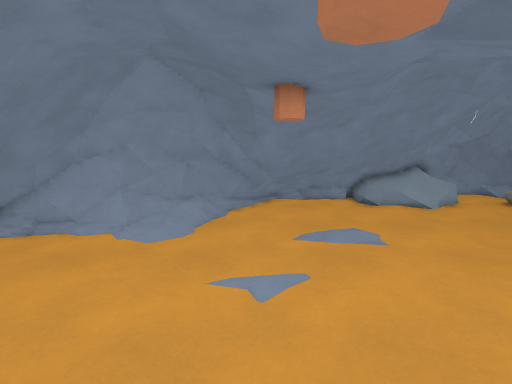
[1] (above)

18 first-person views from a walk through a level from a Godot 3-D game. The camera is 1.5 m above the floor, tilts 8° down and sees 85° across. The floor is counted in squares, 0.5 m on a side. Each view is taken from the middle of a square. On the plan, view 1 faces up. The plan holds only what a view shows up to about 20 squares ahead; the rest is blank. The place goes on beyond the plan.

[2]
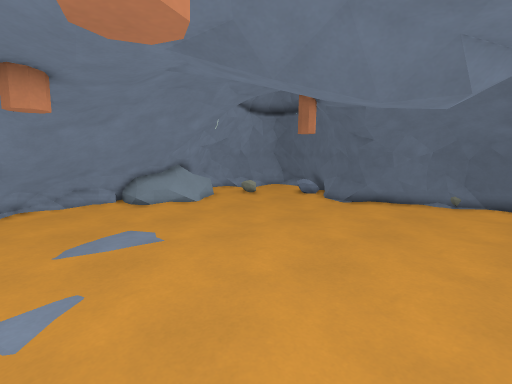

[3]
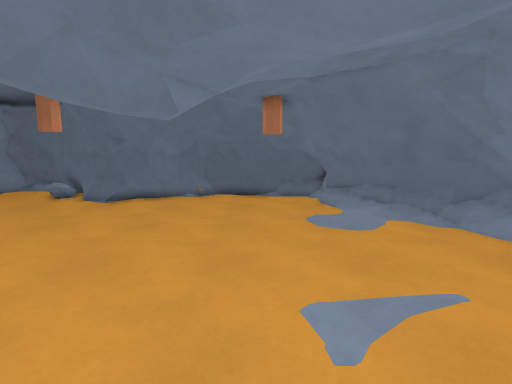

[4]
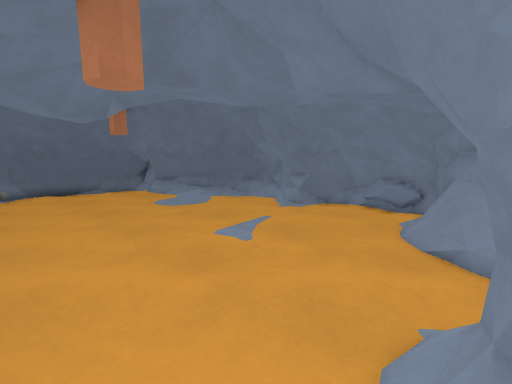

[5]
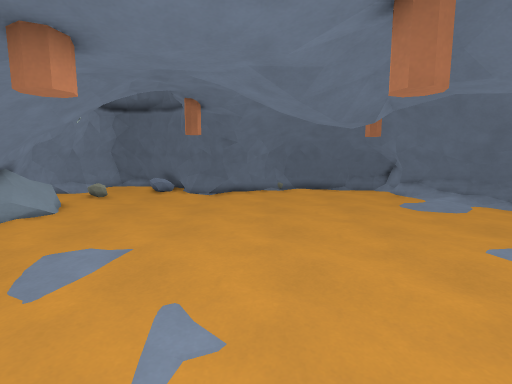

[6]
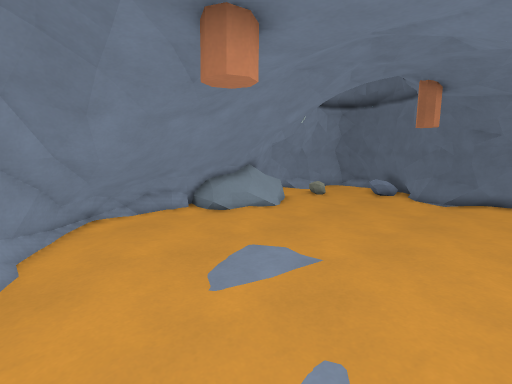

[7]
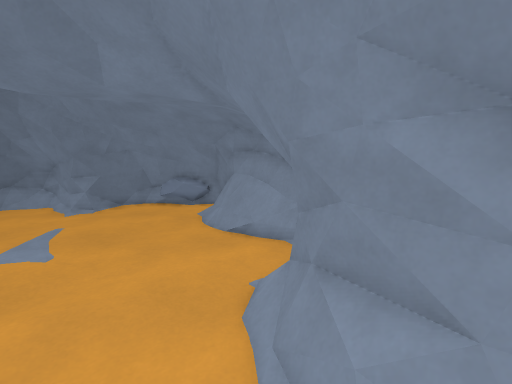

[8]
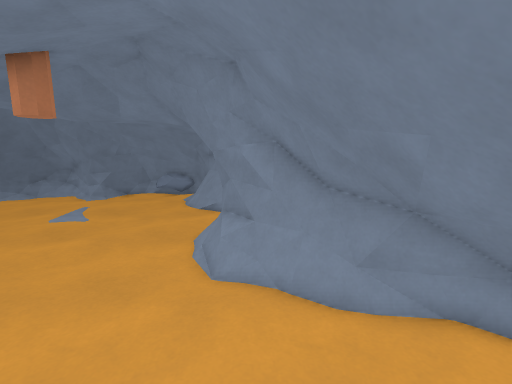

[9]
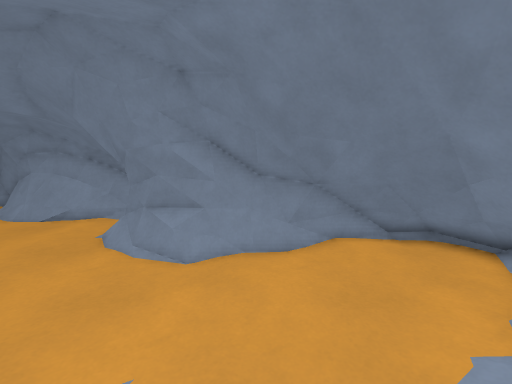

[10]
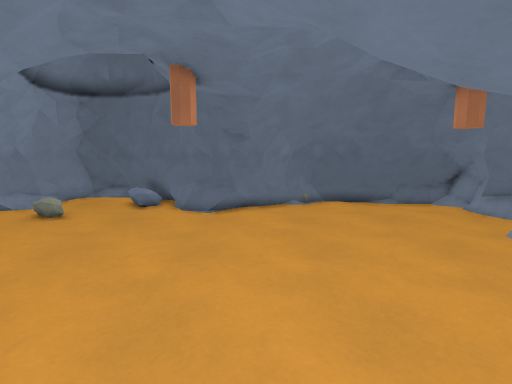

[11]
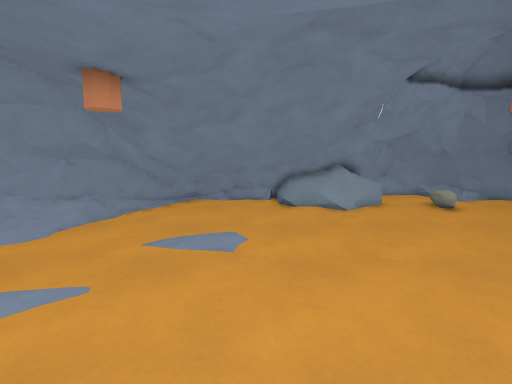

[12]
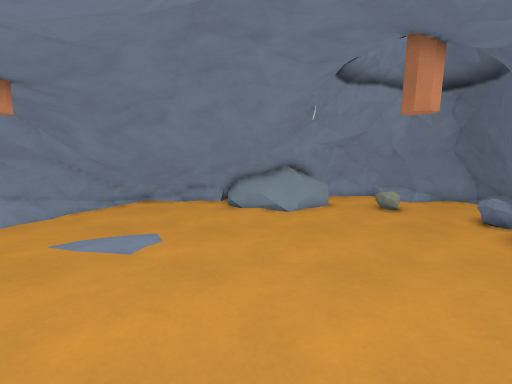

[13]
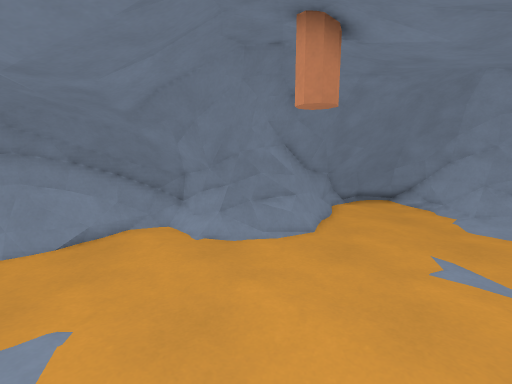

[14]
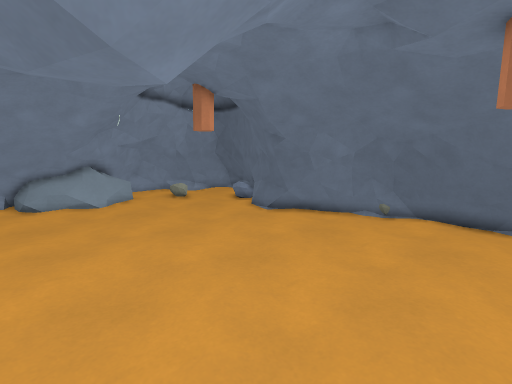

[15]
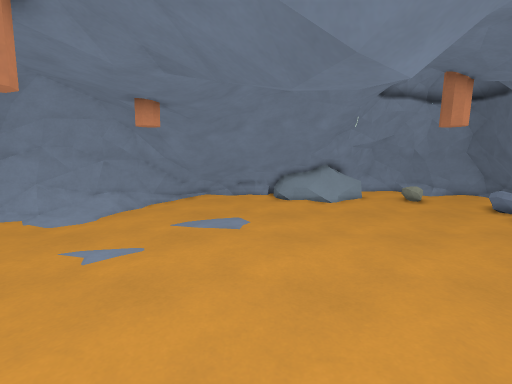

[16]
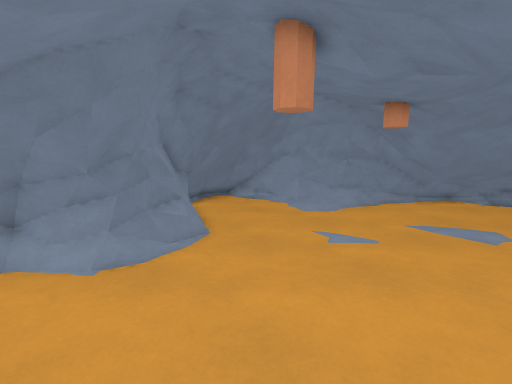

[17]
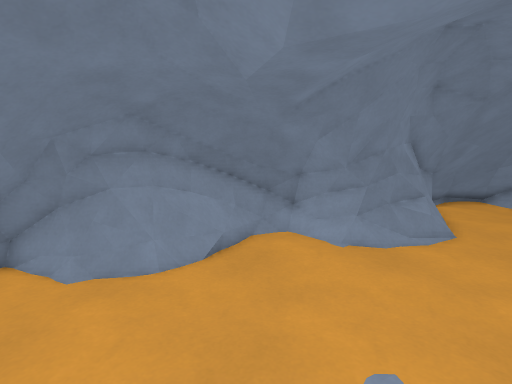

[18]
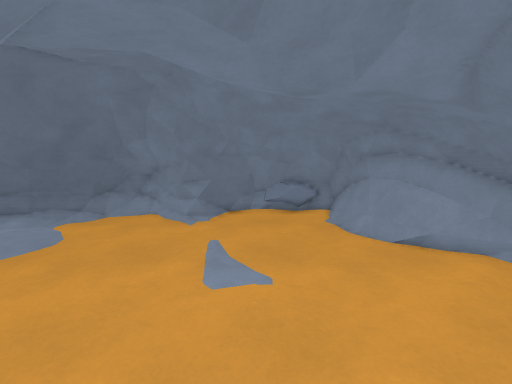

### Floor plan
Key: @ floor where view 1 was taken; # wall or solid block; . floor; / step, stairs or slope; = window, fence, low wall or low ledge; ^ raised ledge; O other object.
Columns run from 10 left of view 1 to 19 right of it. Each row starts with its distance up from view 1.
 18             ^^^===  ^###. ####
 17           ^^     ^^####.....##
 16          =^      ^^###...O...#
 15         ##    ^^^  ..........#
 14        ###^ ^................#
 13       ###...................##
 12      ###....................##
 11    ###/....................##
 10 =^##.......................#
  9 =#^ ......................##
  8 =^ .......................#
  7 =^ #......................#
  6 =^ #......................##
  5  =^#......................##
  4   ####.....................##
  3     ###.................... #
  2      #=.....................#
  1      ###................... #
  0       ##..@................ #
 -1       ##...................#
 -2       #....................#
 -3       #....................#
 -4       #................. ###
 -5       ##...............###
 -6       ###.............###
 -7        #=#...........###
 -8         ##.......... ##
 -9          ## .. #######
-10           ######

Positions as (right, up) in squares from view 1, and headings:
1: (0, 0), facing up
2: (0, 0), facing up-right
3: (-1, -1), facing right
4: (-4, 4), facing down-right
5: (-4, 5), facing right
6: (-2, 5), facing up-right
7: (-3, 5), facing down
8: (-5, 10), facing down
9: (0, 10), facing down-left
10: (2, 6), facing right
11: (5, 1), facing up
12: (8, 1), facing up
13: (7, 1), facing left
14: (5, -2), facing up-right
15: (5, -2), facing up
16: (5, -3), facing up-left
17: (6, -4), facing left
18: (3, 4), facing down
